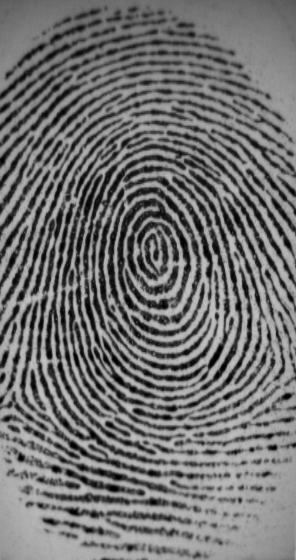
%> input picture A Fingerprint and Finger-vein Based Cancelable Multi-biometric System/Fingerprint_Minutiae_Extraction/input_1.tif, 296 x 560 px
$ octave --eval "result = findline(imread('../../A Fingerprint and Finger-vein Based Cancelable Multi-biometric System/Fingerprint_Minutiae_Extraction/input_1.tif'));"   (GNU Octave 9; MATLAB toolbox functions it lacks are replaced by stand-ins)
%> lines starting %> are read from the running program, lines starting %| are printed output that depends on the picture; in (x1, y1, x2, y2) boxes, pixels count from 0 and x2, y2 are one past the last pixel; in counts of white or black regions, pixels touching at a corner belong together; the program's own positions count from 1
### Iris based Unibiometric system/Segmentation/canny.m
% CANNY - Canny edge detection
%
% Function to perform Canny edge detection. Code uses modifications as
% suggested by Fleck (IEEE PAMI No. 3, Vol. 14. March 1992. pp 337-345)
%
% Usage: [gradient or] = canny(im, sigma)
%
% Arguments:   im       - image to be procesed
%              sigma    - standard deviation of Gaussian smoothing filter
%                      (typically 1)
%		       scaling  - factor to reduce input image by
%		       vert     - weighting for vertical gradients
%		       horz     - weighting for horizontal gradients
%
% Returns:     gradient - edge strength image (gradient amplitude)
%              or       - orientation image (in degrees 0-180, positive
%                         anti-clockwise)
%
% See also:  NONMAXSUP, HYSTHRESH

% Author:
% Peter Kovesi
% Department of Computer Science & Software Engineering
% The University of Western Australia
% pk@cs.uwa.edu.au  www.cs.uwa.edu.au/~pk
%
% April 1999    Original version
% January 2003  Error in calculation of d2 corrected
% March 2003	Modified to accept scaling factor and vertical/horizontal
%		        gradient bias (Libor Masek)

function [gradient, or] = canny(im, sigma, scaling, vert, horz)
%> called with sigma = 2, scaling = 0.8, vert = 1, horz = 1

xscaling = vert;
yscaling = horz;

hsize = [6*sigma+1, 6*sigma+1];   % The filter size.

gaussian = fspecial('gaussian',hsize,sigma);
im = filter2(gaussian,im);        % Smoothed image.

im = imresize(im, scaling);
%> im: size 448x237 double

[rows, cols] = size(im);
%> rows = 448; cols = 237

h =  [  im(:,2:cols)  zeros(rows,1) ] - [  zeros(rows,1)  im(:,1:cols-1)  ];
v =  [  im(2:rows,:); zeros(1,cols) ] - [  zeros(1,cols); im(1:rows-1,:)  ];
d1 = [  im(2:rows,2:cols) zeros(rows-1,1); zeros(1,cols) ] - ...
                               [ zeros(1,cols); zeros(rows-1,1) im(1:rows-1,1:cols-1)  ];
d2 = [  zeros(1,cols); im(1:rows-1,2:cols) zeros(rows-1,1);  ] - ...
                               [ zeros(rows-1,1) im(2:rows,1:cols-1); zeros(1,cols)   ];
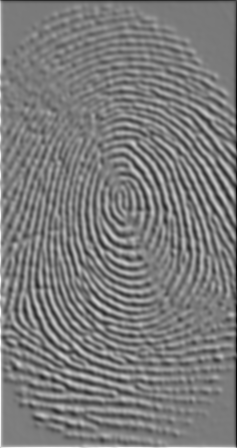
%> d2: size 448x237 double; min -134.8, max 142.8, mean 0; drawn with min black and max white

X = ( h + (d1 + d2)/2.0 ) * xscaling;
Y = ( v + (d1 - d2)/2.0 ) * yscaling;

gradient = sqrt(X.*X + Y.*Y); % Gradient amplitude.
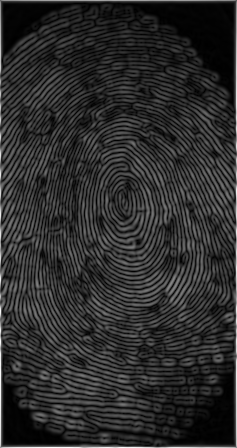
%> gradient: size 448x237 double; min 0.0262, max 285.5, mean 49.9; drawn with min black and max white

or = atan2(-Y, X);            % Angles -pi to + pi.
neg = or<0;                   % Map angles to 0-pi.
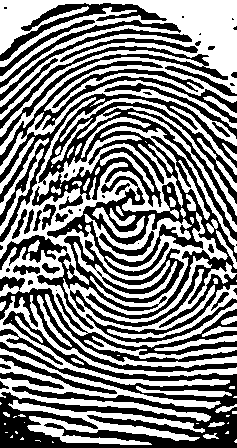
%> neg: size 448x237 logical; 51.1% white; 57 black regions (18 under 20 px), largest, box (x1, y1, x2, y2) and area: (0, 61, 237, 327) 17443, (0, 311, 237, 448) 10600, (0, 288, 237, 372) 4430
or = or.*~neg + (or+pi).*neg;
or = or*180/pi;               % Convert to degrees.
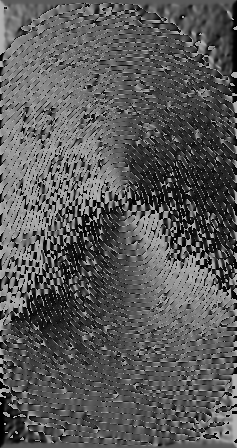
%> or: size 448x237 double; min 0.00367, max 180, mean 89.5

### Iris based Unibiometric system/Segmentation/adjgamma.m
% ADJGAMMA - Adjusts image gamma.
%
% function g = adjgamma(im, g)
%
% Arguments:
%            im     - image to be processed.
%            g      - image gamma value.
%                     Values in the range 0-1 enhance contrast of bright
%                     regions, values > 1 enhance contrast in dark
%                     regions.

% Author: Peter Kovesi
% Department of Computer Science & Software Engineering
% The University of Western Australia
% pk@cs.uwa.edu.au     www.cs.uwa.edu.au/~pk
% July 2001

function newim = adjgamma(im, g)
%> called with g = 1.9

    if g <= 0
	error('Gamma value must be > 0');
    end

    if isa(im,'uint8');
	newim = double(im);
    else
	newim = im;
    end

    % rescale range 0-1
    newim = newim-min(min(newim));
    newim = newim./max(max(newim));

    newim =  newim.^(1/g);   % Apply gamma function
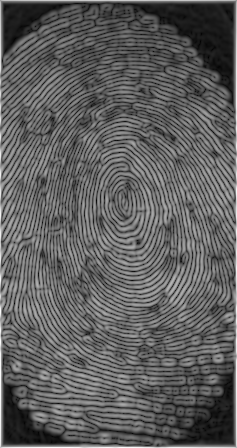
%> newim: size 448x237 double; min 0, max 1, mean 0.371

### Iris based Unibiometric system/Segmentation/nonmaxsup.m
% NONMAXSUP
%
% Usage:
%          im = nonmaxsup(inimage, orient, radius);
%
% Function for performing non-maxima suppression on an image using an
% orientation image.  It is assumed that the orientation image gives
% feature normal orientation angles in degrees (0-180).
%
% input:
%   inimage - image to be non-maxima suppressed.
%
%   orient  - image containing feature normal orientation angles in degrees
%             (0-180), angles positive anti-clockwise.
%
%   radius  - distance in pixel units to be looked at on each side of each
%             pixel when determining whether it is a local maxima or not.
%             (Suggested value about 1.2 - 1.5)
%
% Note: This function is slow (1 - 2 mins to process a 256x256 image).  It uses
% bilinear interpolation to estimate intensity values at ideal, real-valued pixel
% locations on each side of pixels to determine if they are local maxima.
%
% Peter Kovesi     pk@cs.uwa.edu.au
% Department of Computer Science
% The University of Western Australia
%
% December 1996

function im = nonmaxsup(inimage, orient, radius)
%> called with radius = 1.5

if size(inimage) ~= size(orient)
  error('image and orientation image are of different sizes');
end

if radius < 1
  error('radius must be >= 1');
end

[rows,cols] = size(inimage);
im = zeros(rows,cols);        % Preallocate memory for output image for speed
iradius = ceil(radius);

% Precalculate x and y offsets relative to centre pixel for each orientation angle

angle = [0:180].*pi/180;    % Array of angles in 1 degree increments (but in radians).
xoff = radius*cos(angle);   % x and y offset of points at specified radius and angle
yoff = radius*sin(angle);   % from each reference position.

hfrac = xoff - floor(xoff); % Fractional offset of xoff relative to integer location
vfrac = yoff - floor(yoff); % Fractional offset of yoff relative to integer location

orient = fix(orient)+1;     % Orientations start at 0 degrees but arrays start
                            % with index 1.

% Now run through the image interpolating grey values on each side
% of the centre pixel to be used for the non-maximal suppression.

for row = (iradius+1):(rows - iradius)
  for col = (iradius+1):(cols - iradius)

    or = orient(row,col);   % Index into precomputed arrays

    x = col + xoff(or);     % x, y location on one side of the point in question
    y = row - yoff(or);

    fx = floor(x);          % Get integer pixel locations that surround location x,y
    cx = ceil(x);
    fy = floor(y);
    cy = ceil(y);
    tl = inimage(fy,fx);    % Value at top left integer pixel location.
    tr = inimage(fy,cx);    % top right
    bl = inimage(cy,fx);    % bottom left
    br = inimage(cy,cx);    % bottom right

    upperavg = tl + hfrac(or) * (tr - tl);  % Now use bilinear interpolation to
    loweravg = bl + hfrac(or) * (br - bl);  % estimate value at x,y
    v1 = upperavg + vfrac(or) * (loweravg - upperavg);

  if inimage(row, col) > v1 % We need to check the value on the other side...

    x = col - xoff(or);     % x, y location on the `other side' of the point in question
    y = row + yoff(or);

    fx = floor(x);
    cx = ceil(x);
    fy = floor(y);
    cy = ceil(y);
    tl = inimage(fy,fx);    % Value at top left integer pixel location.
    tr = inimage(fy,cx);    % top right
    bl = inimage(cy,fx);    % bottom left
    br = inimage(cy,cx);    % bottom right
    upperavg = tl + hfrac(or) * (tr - tl);
    loweravg = bl + hfrac(or) * (br - bl);
    v2 = upperavg + vfrac(or) * (loweravg - upperavg);

    if inimage(row,col) > v2            % This is a local maximum.
      im(row, col) = inimage(row, col); % Record value in the output image.
    end

   end
  end
end
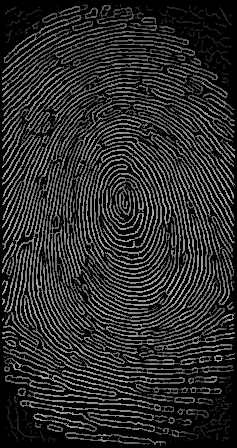
%> im: size 448x237 double; min 0, max 0.714, mean 0.167
%> after the loop, v2 = 0.603

### Iris based Unibiometric system/Segmentation/hysthresh.m
% HYSTHRESH - Hysteresis thresholding
%
% Usage: bw = hysthresh(im, T1, T2)
%
% Arguments:
%             im  - image to be thresholded (assumed to be non-negative)
%             T1  - upper threshold value
%             T2  - lower threshold value
%
% Returns:
%             bw  - the thresholded image (containing values 0 or 1)
%
% Function performs hysteresis thresholding of an image.
% All pixels with values above threshold T1 are marked as edges
% All pixels that are adjacent to points that have been marked as edges
% and with values above threshold T2 are also marked as edges. Eight
% connectivity is used.
%
% It is assumed that the input image is non-negative
%
% Peter Kovesi          December 1996  - Original version
%                       March    2001  - Speed improvements made (~4x)

%
% A stack (implemented as an array) is used to keep track of all the
% indices of pixels that need to be checked.
% Note: For speed the number of conditional tests have been minimised
% This results in the top and bottom edges of the image being considered to
% be connected.  This may cause some stray edges to be propagated further than
% they should be from the top or bottom.
%


function bw = hysthresh(im, T1, T2)
%> called with T1 = 0.2, T2 = 0.15

if (T2 > T1 | T2 < 0 | T1 < 0)  % Check thesholds are sensible
  error('T1 must be >= T2 and both must be >= 0 ');
end

[rows, cols] = size(im);    % Precompute some values for speed and convenience.
rc = rows*cols;
%> rc = 106176
rcmr = rc - rows;
%> rcmr = 105728
rp1 = rows+1;
%> rp1 = 449

bw = im(:);                 % Make image into a column vector
pix = find(bw > T1);        % Find indices of all pixels with value > T1
%> pix = 36320 values from 969 to 105191
npix = size(pix,1);         % Find the number of pixels with value > T1
%> npix = 36320

stack = zeros(rows*cols,1); % Create a stack array (that should never
                            % overflow!)

stack(1:npix) = pix;        % Put all the edge points on the stack
stp = npix;                 % set stack pointer
%> stp = 36320
for k = 1:npix
    bw(pix(k)) = -1;        % mark points as edges
end


% Precompute an array, O, of index offset values that correspond to the eight
% surrounding pixels of any point. Note that the image was transformed into
% a column vector, so if we reshape the image back to a square the indices
% surrounding a pixel with index, n, will be:
%              n-rows-1   n-1   n+rows-1
%
%               n-rows     n     n+rows
%
%              n-rows+1   n+1   n+rows+1

O = [-1, 1, -rows-1, -rows, -rows+1, rows-1, rows, rows+1];
%> O = [-1 1 -449 -448 -447 447 448 449]

while stp ~= 0            % While the stack is not empty
    v = stack(stp);         % Pop next index off the stack
    stp = stp - 1;

    if v > rp1 & v < rcmr   % Prevent us from generating illegal indices
			    % Now look at surrounding pixels to see if they
                            % should be pushed onto the stack to be
                            % processed as well.
       index = O+v;	    % Calculate indices of points around this pixel.
       for l = 1:8
	   ind = index(l);
	   if bw(ind) > T2   % if value > T2,
	       stp = stp+1;  % push index onto the stack.
	       stack(stp) = ind;
	       bw(ind) = -1; % mark this as an edge point
	   end
       end
    end
end
%> this loop made 36376 passes
%> (v, index) on passes 1 to 9: (105191, [105190 105192 104742 104743 104744 105638 105639 105640]), (105186, [105185 105187 104737 104738 104739 105633 105634 105635]), (105170, [105169 105171 104721 104722 104723 105617 105618 105619]), (105166, [105165 105167 104717 104718 104719 105613 105614 105615]), (105165, [105164 105166 104716 104717 104718 105612 105613 105614]), (105146, [105145 105147 104697 104698 104699 105593 105594 105595]), (105115, [105114 105116 104666 104667 104668 105562 105563 105564]), (105075, [105074 105076 104626 104627 104628 105522 105523 105524]), (105069, [105068 105070 104620 104621 104622 105516 105517 105518])
%> after the loop, ind = 1418; index = [968 970 520 521 522 1416 1417 1418]; stp = 0


bw = (bw == -1);            % Finally zero out anything that was not an edge
%> bw = 106176 logical values, 36376 true
bw = reshape(bw,rows,cols); % and reshape the image
%> bw: size 448x237 logical; 34.3% white in thin lines or dots

### Iris based Unibiometric system/Segmentation/findline.m
% findline - returns the coordinates of a line in an image using the
% linear Hough transform and Canny edge detection to create
% the edge map.
%
% Usage:
% lines = findline(image)
%
% Arguments:
%	image   - the input image
%
% Output:
%	lines   - parameters of the detected line in polar form
%
% Author:
% Libor Masek
% masekl01@csse.uwa.edu.au
% School of Computer Science & Software Engineering
% The University of Western Australia
% November 2003

function lines = findline(image)

[I2, or] = canny(image, 2, 0.8, 1.00, 1.00);

I3 = adjgamma(I2, 1.9);
I4 = nonmaxsup(I3, or, 1.5);
edgeimage = hysthresh(I4, 0.20, 0.15);


theta = (0:179)';
[R, xp] = radon(edgeimage, theta);
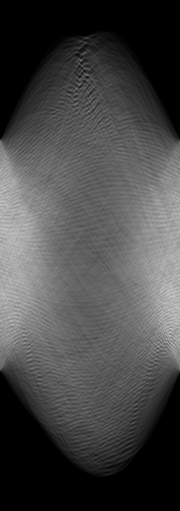
%> R: size 511x180 double; min 0, max 200.9, mean 71.2
%> xp = 511 values from -255 to 255

maxv = max(max(R));
%> maxv = 200.9

if maxv > 25
    i = find(R == max(max(R)));
%> i = 90755
else
    lines = [];
    return;
end

[foo, ind] = sort(-R(i));
%> foo = -200.9; ind = 1
u = size(i,1);
%> u = 1
k = i(ind(1:u));
%> k = 90755
[y,x]=ind2sub(size(R),k);
%> y = 308; x = 178
t = -theta(x)*pi/180;
%> t = -3.09
r = xp(y);
%> r = 52

lines = [cos(t) sin(t) -r];
%> lines = [-0.999 -0.0523 -52]

cx = size(image,2)/2-1;
%> cx = 147
cy = size(image,1)/2-1;
%> cy = 279
%> `result = findline(imread('../../A Fingerprint and Finger-vein Based Ca..`: result = [-0.999 -0.0523 109.4]
lines(:,3) = lines(:,3) - lines(:,1)*cx - lines(:,2)*cy;
